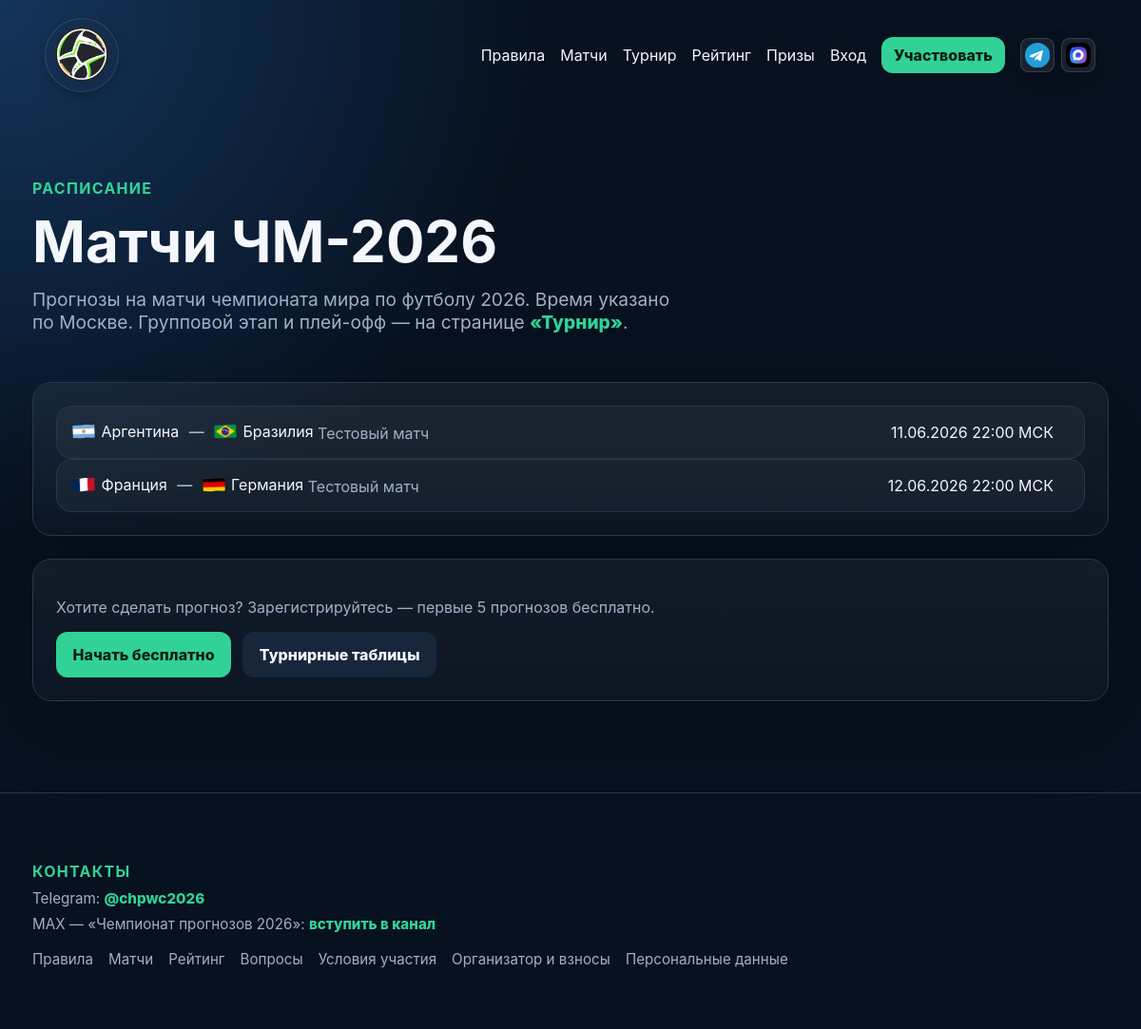
Screenshot of /matches with the database file from the repository.
### tables this page shows
CREATE TABLE matches (
    id INT UNSIGNED AUTO_INCREMENT PRIMARY KEY,
    stage VARCHAR(120) NOT NULL,
    bracket_code VARCHAR(20) NULL,
    home_team_id INT UNSIGNED NULL,
    away_team_id INT UNSIGNED NULL,
    placeholder_home VARCHAR(50) NULL,
    placeholder_away VARCHAR(50) NULL,
    starts_at DATETIME NOT NULL,
    home_score TINYINT UNSIGNED NULL,
    away_score TINYINT UNSIGNED NULL,
    status ENUM('scheduled', 'live', 'finished') NOT NULL DEFAULT 'scheduled',
    created_at DATETIME NOT NULL,
    updated_at DATETIME NOT NULL,
    INDEX matches_starts_at_idx (starts_at),
    CONSTRAINT matches_home_team_fk FOREIGN KEY (home_team_id) REFERENCES teams(id),
    CONSTRAINT matches_away_team_fk FOREIGN KEY (away_team_id) REFERENCES teams(id)
);

### app/bootstrap.php (called while the page is built, shortened)
<?php
$config = require dirname(__DIR__) . '/config/config.php';
date_default_timezone_set($config['app']['timezone']);
function config(?string $key = null, $default = null)
{
    global $config;
    $value = $config;
    foreach (explode('.', $key) as $part) {
        if (!is_array($value) || !array_key_exists($part, $value)) {
            return $default;
        }
        $value = $value[$part];
    }
    return $value;
}
function db(): PDO
{
    static $pdo = null;
    if ($pdo instanceof PDO) {
        return $pdo;
    }
    $db = config('db');
    $dsn = sprintf(
        'mysql:host=%s;dbname=%s;charset=%s',
        $db['host'],
        $db['database'],
        $db['charset']
    );
    $pdo = new PDO($dsn, $db['username'], $db['password'], [
        PDO::ATTR_ERRMODE => PDO::ERRMODE_EXCEPTION,
        PDO::ATTR_DEFAULT_FETCH_MODE => PDO::FETCH_ASSOC,
        PDO::ATTR_EMULATE_PREPARES => false,
    ]);
    return $pdo;
}
function h(?string $value): string
{
    return htmlspecialchars((string) $value, ENT_QUOTES | ENT_SUBSTITUTE, 'UTF-8');
}
function view(string $template, array $data = []): void
{
    require dirname(__DIR__) . '/views/partials/layout.php';
}
require __DIR__ . '/domain.php';

### app/domain.php (called while the page is built, shortened)
<?php
require_once __DIR__ . '/worldcup2026_groups.php';
function upcoming_matches(): array
{
    $stmt = db()->query(
        "SELECT m.*, ht.name AS home_team, at.name AS away_team, ht.code AS home_code, at.code AS away_code
         FROM matches m
         JOIN teams ht ON ht.id = m.home_team_id
         JOIN teams at ON at.id = m.away_team_id
         WHERE m.home_team_id IS NOT NULL AND m.away_team_id IS NOT NULL
         ORDER BY m.starts_at ASC"
    );
    return $stmt->fetchAll();
}
function match_url(int $matchId, ?string $from = null): string
{
    $url = '/match?id=' . $matchId;
    $allowed = ['matches', 'dashboard', 'home', 'tournament', 'my-scores', 'rating'];
    if ($from !== null && $from !== '' && in_array($from, $allowed, true)) {
        $url .= '&from=' . rawurlencode($from);
    }
    return $url;
}

### views/matches.php (the view)
<section class="page-heading">
    <div>
        <p class="eyebrow">Расписание</p>
        <h1>Матчи ЧМ-2026</h1>
        <p class="lead">
            Прогнозы на матчи чемпионата мира по футболу 2026. Время указано по Москве.
            Групповой этап и плей-офф&nbsp;&mdash; на странице <a class="table-link" href="/tournament">«Турнир»</a>.
        </p>
    </div>
</section>
<?php if (!$matches): ?>
    <section class="card">
        <p class="muted">Расписание появится после загрузки матчей. Следите за обновлениями в официальном канале.</p>
    </section>
<?php else: ?>
    <section class="card">
        <div class="match-list match-list--page">
            <?php foreach ($matches as $match): ?>
                <a class="match-row match-row--page" href="<?= h(match_url((int) $match['id'], 'matches')) ?>">
                    <div class="match-row-main">
                        <span class="match-row-teams">
                            <?php render_match_teams_with_flags($match['home_code'] ?? null, (string) $match['home_team'], $match['away_code'] ?? null, (string) $match['away_team']); ?>
                        </span>
                        <span class="muted match-row-stage"><?= h((string) $match['stage']) ?></span>
                    </div>
                    <time datetime="<?= h(date('c', strtotime((string) $match['starts_at']))) ?>">
                        <?= h(date('d.m.Y H:i', strtotime((string) $match['starts_at']))) ?> МСК
                    </time>
                </a>
            <?php endforeach; ?>
        </div>
    </section>
<?php endif; ?>
<section class="card">
    <p class="muted">Хотите сделать прогноз? Зарегистрируйтесь&nbsp;&mdash; первые <?= (int) config('app.free_prediction_limit', 5) ?> прогнозов бесплатно.</p>
    <div class="actions">
        <a class="button" href="/register">Начать бесплатно</a>
        <a class="button secondary" href="/tournament">Турнирные таблицы</a>
    </div>
</section>

### app/worldcup2026_groups.php (shortened to what this page needs)
<?php
function worldcup2026_team_code(?string $code, string $name = ''): ?string
{
    if ($code !== null && $code !== '') {
        $u = strtoupper(trim($code));
        if (isset(WORLD_CUP_2026_TEAMS[$u])) {
            return $u;
        }
    }
    return null;
}
function worldcup2026_flag_path(?string $code, string $name = ''): ?string
{
    $resolved = worldcup2026_team_code($code, $name);
    return '/assets/flags/' . $resolved . '.svg';
}
function render_team_with_flag(?string $code, string $name, string $wrapperClass = 'team-with-flag'): void
{
    $resolved = worldcup2026_team_code($code, $name);
    $flagPath = $resolved !== null ? worldcup2026_flag_path($resolved, '') : null;
    echo '<span class="' . h($wrapperClass) . '">';
    if ($flagPath !== null) {
        echo '<img class="team-flag" src="' . h($flagPath) . '" alt="" width="24" height="16" loading="lazy" decoding="async">';
    }
    echo '<span class="team-with-flag__name">' . h($name) . '</span>';
    echo '</span>';
}
function render_match_teams_with_flags(?string $homeCode, string $homeName, ?string $awayCode, string $awayName, string $wrapperClass = 'match-teams-with-flags'): void
{
    echo '<span class="' . h($wrapperClass) . '">';
    render_team_with_flag($homeCode, $homeName);
    echo '<span class="match-teams-with-flags__vs">—</span>';
    echo '</span>';
}

### public/assets/styles.css (style rules this page uses)
:root { --bg: #07111f; --panel: #111d2d; --panel-soft: #17263a; --text: #f4f7fb; --muted: #9fb0c7; --accent: #32d296; --accent-dark: #1ba673; --danger: #e85d75; --border: #26384f; }
* { box-sizing: border-box; }
body { margin: 0; background: radial-gradient(circle at top left, #14345a 0, var(--bg) 36rem); color: var(--text); font-family: Inter, system-ui, -apple-system, BlinkMacSystemFont, "Segoe UI", sans-serif; }
a { color: inherit; text-decoration: none; }
.page-heading { align-items: center; display: flex; flex-wrap: wrap; gap: 2rem; justify-content: space-between; margin: 2rem 0; }
.page-heading h1 { font-size: clamp(2rem, 5vw, 4.5rem); line-height: 1; margin: .25rem 0 1rem; }
.lead { color: var(--muted); font-size: 1.2rem; max-width: 680px; }
.eyebrow { color: var(--accent); font-weight: 700; letter-spacing: .08em; text-transform: uppercase; }
.card { background: linear-gradient(180deg, rgba(255,255,255,.05), rgba(255,255,255,.02)); border: 1px solid var(--border); border-radius: 1.25rem; box-shadow: 0 24px 80px rgba(0,0,0,.24); margin-bottom: 1.5rem; padding: 1.5rem; }
.button, button { background: var(--accent); border: 0; border-radius: .75rem; color: #062016; cursor: pointer; display: inline-flex; font-weight: 800; justify-content: center; padding: .85rem 1.1rem; }
.button.secondary { background: var(--panel-soft); color: var(--text); }
.actions, .table-actions, .inline-form, .result-form, .champion-form, .delete-team-form { align-items: center; display: flex; flex-wrap: wrap; gap: .75rem; }
.muted { color: var(--muted); }
.table-link { color: var(--accent); font-weight: 800; }
.match-list, #champion-pick { scroll-margin-top: 6rem; }
.match-row, .prediction-row, .mini-league-card { align-items: center; background: rgba(255,255,255,.04); border: 1px solid var(--border); border-radius: 1rem; display: grid; gap: 1rem; grid-template-columns: 1fr auto auto; padding: 1rem; scroll-margin-top: 6rem; }
.team-with-flag { align-items: center; display: inline-flex; gap: .4rem; }
.team-with-flag__name { line-height: 1.2; }
.team-flag { display: block; flex-shrink: 0; height: 1rem; object-fit: cover; width: 1.5rem; }
.match-teams-with-flags { align-items: center; display: inline-flex; flex-wrap: wrap; gap: .45rem .65rem; }
.match-teams-with-flags__vs { color: var(--muted); font-weight: 600; }
.hero, .page-heading { align-items: center; display: flex; gap: 2rem; justify-content: space-between; margin: 2rem 0; }
.hero h1, .page-heading h1 { font-size: clamp(2rem, 5vw, 4.5rem); line-height: 1; margin: .25rem 0 1rem; }
.actions, .table-actions, .inline-form, .result-form, .champion-form, .delete-team-form { align-items: center; display: flex; gap: .75rem; }

### rows the page displays
matches: shows a picture, name "Аргентина Бразилия", stage "Тестовый матч", starts_at "11.06.2026 22:00"
matches: shows a picture, name "Франция Германия", stage "Тестовый матч", starts_at "12.06.2026 22:00"

### other values shown
config('app.free_prediction_limit', 5) "5"
contest_max_channel_name() "Чемпионат прогнозов 2026"
